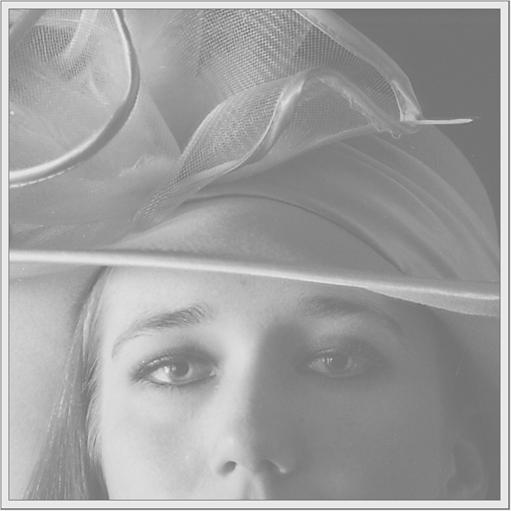
%> input picture mujer.jpg, 511 x 511 px
$ octave practica3.m   (GNU Octave 9; MATLAB toolbox functions it lacks are replaced by stand-ins)
%> lines starting %> are read from the running program, lines starting %| are printed output that depends on the picture
%
woman=imread('mujer.jpg');
%> woman is the input picture: size 511x511 uint8; min 98, max 251, mean 159.8
figure,subplot(3,2,1),subimage(woman),title('Original'),subplot(3,2,2),imhist(woman);


%%%%%%%%%%%%%%%%%%%%
%add and substract
womanAdd=woman+100;
subplot(3,2,3),subimage(womanAdd),title('Add'), subplot(3,2,4),imhist(womanAdd);
womanSubstract=woman-100;
subplot(3,2,5),subimage(womanSubstract),title('Substract'), subplot(3,2,6),imhist(womanSubstract);


%%%%%%%%%%%%%%%%%%%%%%%%%%%%%%
%Multiplication and division
Imul=woman*1.5;
Idiv=woman/2;
figure,subplot(3,2,1),subimage(woman),title('Original'),subplot(3,2,2),imhist(woman);
subplot(3,2,3),subimage(Imul),title('Multiplication'), subplot(3,2,4),imhist(Imul);
subplot(3,2,5),subimage(Idiv),title('Division'), subplot(3,2,6),imhist(Idiv);

%%%%%%%%%%%%%%%%%%%%%%%%%%
%imadjust with strechlim

%stretchlim(woman,TOL) devuelve un par de valores de gris que pueden ser usados
%para imadjust para incrementar el contraste de la image. Si TOL no se da
%se supone que es [0,01 0.99] saturando un 2%
J=imadjust(woman,stretchlim(woman),[]);
figure,subplot(1,2,1),imshow(woman),subplot(1,2,2),imshow(J);


%%%%%%%%%%%%%%%%%%%%%%%%%%
%imadjust for gamma correction

%Stretching: -->imadjust
%   *Los valores inferiores a un cierto umbral se anulan
%   *Los superiores a otro umbral se saturan al maximo
%   *Los valores intermedios se transforman con alguna funcion

%imadjust(woman) mapea los valores de manera que satura %1
%  IMADJUST(woman,[LOW_IN; HIGH_IN],[LOW_OUT; HIGH_OUT]) maps the values
%     in intensity image woman to new values in J such that values between LOW_IN
%     and HIGH_IN map to values between LOW_OUT and HIGH_OUT. Values below
%     LOW_IN and above HIGH_IN are clipped; that is, values below LOW_IN map
%     to LOW_OUT, and those above HIGH_IN map to HIGH_OUT. You can use an
%     empty matrix ([]) for [LOW_IN; HIGH_IN] or for [LOW_OUT; HIGH_OUT] to
%     specify the default of [0 1]. If you omit the argument, [LOW_OUT;
%     HIGH_OUT] defaults to [0 1].
J=imadjust(woman);
K = imadjust(woman,[0.3 0.7],[]); %los valores entre 0.3-0.7 se mapea a 0-1
figure,subplot(2,3,1),imshow(woman),title('Original'),subplot(2,3,2),...
imshow(J),title('Adjust'),subplot(2,3,3), imshow(K),title('Adjust 0.3-0.7'),...
subplot(2,3,4),imhist(woman),subplot(2,3,5),imhist(J),subplot(2,3,6),imhist(K);


%%%%%%%%%%%%%%%%%%%%%%%%%%
%imadjust for substraction (-100)

substractionRatio = 100/255;
K = imadjust(woman,[substractionRatio 1],[0 1-substractionRatio]);
figure,subplot(2,2,1),imshow(woman),title('Original'),...
    subplot(2,2,2), imshow(K),title('Substraction'),...
    subplot(2,2,3),imhist(woman),subplot(2,2,4),imhist(K);


%%%%%%%%%%%%%%%%%%%%%
%Image equalization

%ECUALIZAR-->histeq
%q=histeq(b) se devuelve la imagen con el histograma equalizado
Ieq=histeq(woman);
figure,subplot(2,2,1),imshow(woman),subplot(2,2,2),imhist(woman);
subplot(2,2,3),imshow(Ieq),subplot(2,2,4),imhist(Ieq);


%%%%%%%%%%%%%%%%%%%
%COLOR IMAGES
dance = imread('danza.ppm');
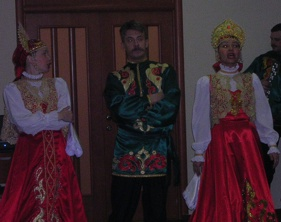
%> input picture danza.ppm, 281 x 222 px
%> dance is the input picture: size 222x281x3 uint8; mean R, G, B 56.8, 37.2, 43.9

%%%%%%%%%%%%%%%
%Equalize RGB
equ=cat(3,histeq(dance(:,:,1)),histeq(dance(:,:,2)),histeq(dance(:,:,3)));
%histograma de equ
f=figure(2); set(f,'Name','Equalized image');
subplot(3,3,1);imshow(dance),title('original RGB');
subplot(3,3,2);imshow(equ),title('Ecualized');
subplot(3,3,4);imshow(equ(:,:,1)),title('Red');
subplot(3,3,5);imshow(equ(:,:,2)),title('Green');
subplot(3,3,6);imshow(equ(:,:,3)),title('Blue');
subplot(3,3,7);imhist(equ(:,:,1)),title('Hist Red');
subplot(3,3,8);imhist(equ(:,:,2)),title('Hist Green');
subplot(3,3,9);imhist(equ(:,:,3)),title('Hist Blue');

%%%%%%%%%%%%%%%
%Equalize HSV
imghsv=rgb2hsv(dance);
%> imghsv: size 222x281x3 double; mean H, S, V 0.673, 0.409, 0.237
equ2=hsv2rgb(cat(3,histeq(imghsv(:,:,1)),histeq(imghsv(:,:,2)),histeq(imghsv(:,:,3) )));
f=figure(5); set(f,'Name','Equalized image');
subplot(3,3,1);imshow(imghsv),title('original HSV');
subplot(3,3,2);imshow(equ2),title('Ecualized');
subplot(3,3,4);imshow(equ2(:,:,1)),title('Red');
subplot(3,3,5);imshow(equ2(:,:,2)),title('Green');
subplot(3,3,6);imshow(equ2(:,:,3)),title('Blue');
subplot(3,3,7);imhist(equ2(:,:,1)),title('Hist Red');
subplot(3,3,8);imhist(equ2(:,:,2)),title('Hist Green');
subplot(3,3,9);imhist(equ2(:,:,3)),title('Hist Blue');


%%%%%%%%%%
%Imadjust for transfer function with Y = 0.75
field = imread('campo.ppm');
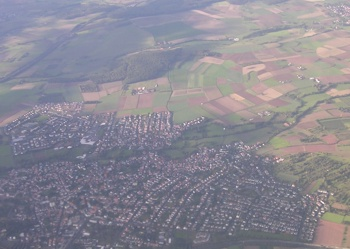
%> input picture campo.ppm, 350 x 249 px
%> field is the input picture: size 249x350x3 uint8; mean R, G, B 139.5, 137.1, 148.1
fieldGray = rgb2gray(field);
mini = 110/255;
maxi = 190/255;
fieldAdj = imadjust(fieldGray,[mini maxi],[]);
palfa = 0.75;
c=1;
Id=im2double(fieldGray);
Ig1=c*(Id.^palfa);
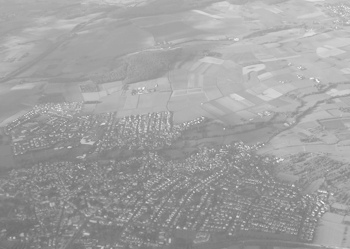
%> Ig1: size 249x350 double; min 0.427, max 0.973, mean 0.633
a=255/(max(max(Ig1))-min(min(Ig1)));
%> a = 466.7
b=255-a*max(max(Ig1));
%> b = -199.3
Iu8=uint8(a*Ig1+b);
Itrun= im2uint8(Ig1);
figure,subplot(2,2,1),imshow(Ig1,[]),subplot(2,2,2),imhist(Iu8),...
  subplot(2,2,3),imshow(Itrun),subplot(2,2,4),imhist(Itrun);

%%%%%%%%%%%%%%%%%%%
%adapthisteq function
womanAdapt = adapthisteq(woman);
figure,subplot(2,2,1),imshow(woman),title('Original'),...
    subplot(2,2,2),imshow(womanAdapt), title('adaptHisteq image'),...
    subplot(2,2,3),imhist(woman), ...
    subplot(2,2,4),imhist(womanAdapt);


%%%%%%%%%%%%%%%%%%%%%%%%%%%%%%%%%%%%%%%%%%%
%Combining techniques to improve an image
landscape = imread('paisaje.jpg');
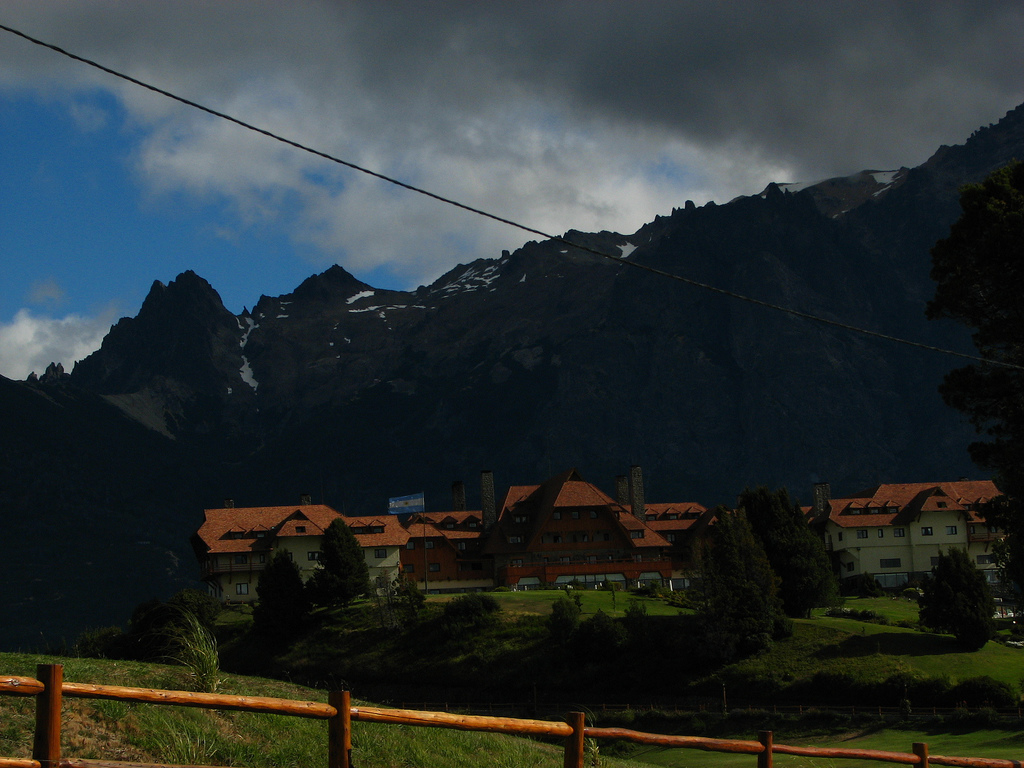
%> input picture paisaje.jpg, 1024 x 768 px
%> landscape is the input picture: size 768x1024x3 uint8; mean R, G, B 42.1, 49.9, 51.1
equ=cat(3,histeq(landscape(:,:,1)),histeq(landscape(:,:,2)),histeq(landscape(:,:,3)));
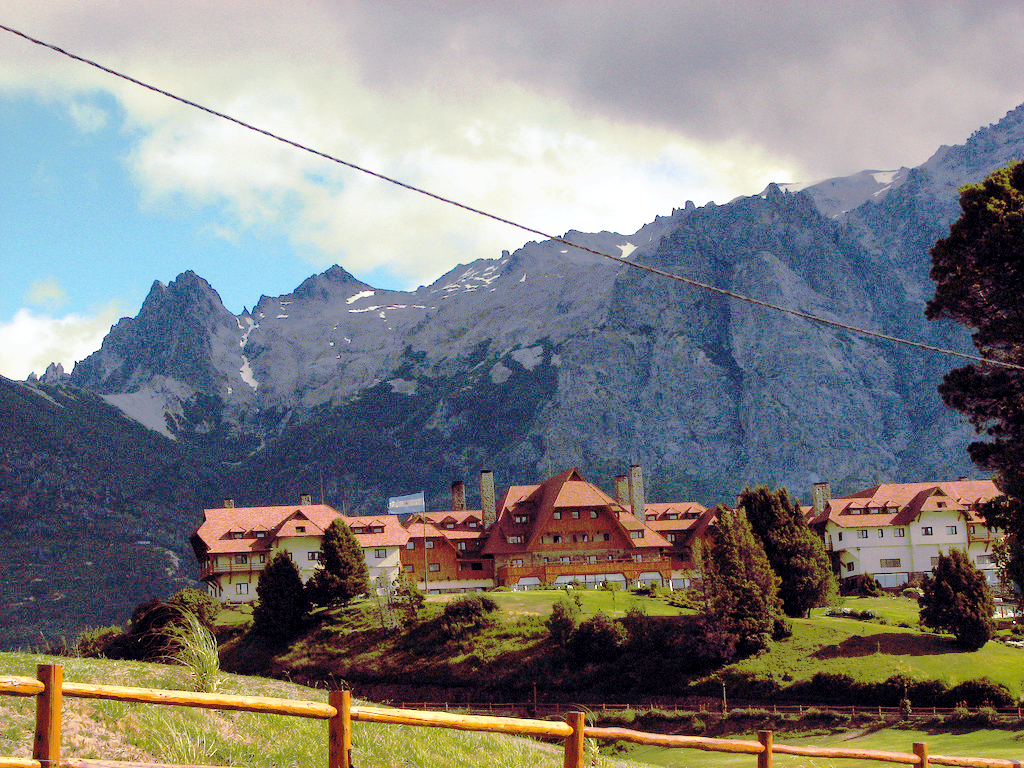
%> equ: size 768x1024x3 uint8; mean R, G, B 128, 127.4, 127.4
figure,subplot(2,3,1),imshow(landscape),title('Original'),...
    subplot(3,3,3),imshow(equ), title('Histeq image'),...
    subplot(3,3,4);imhist(landscape(:,:,1)),title('Red'),...
    subplot(3,3,5);imhist(landscape(:,:,2)),title('Green'),...
    subplot(3,3,6);imhist(landscape(:,:,3)),title('Blue'),...
    subplot(3,3,7);imhist(equ(:,:,1)),title('Hist Red'),...
    subplot(3,3,8);imhist(equ(:,:,2)),title('Hist Green'),...
    subplot(3,3,9);imhist(equ(:,:,3)),title('Hist Blue');
%> after `title('Hist Blue')`:
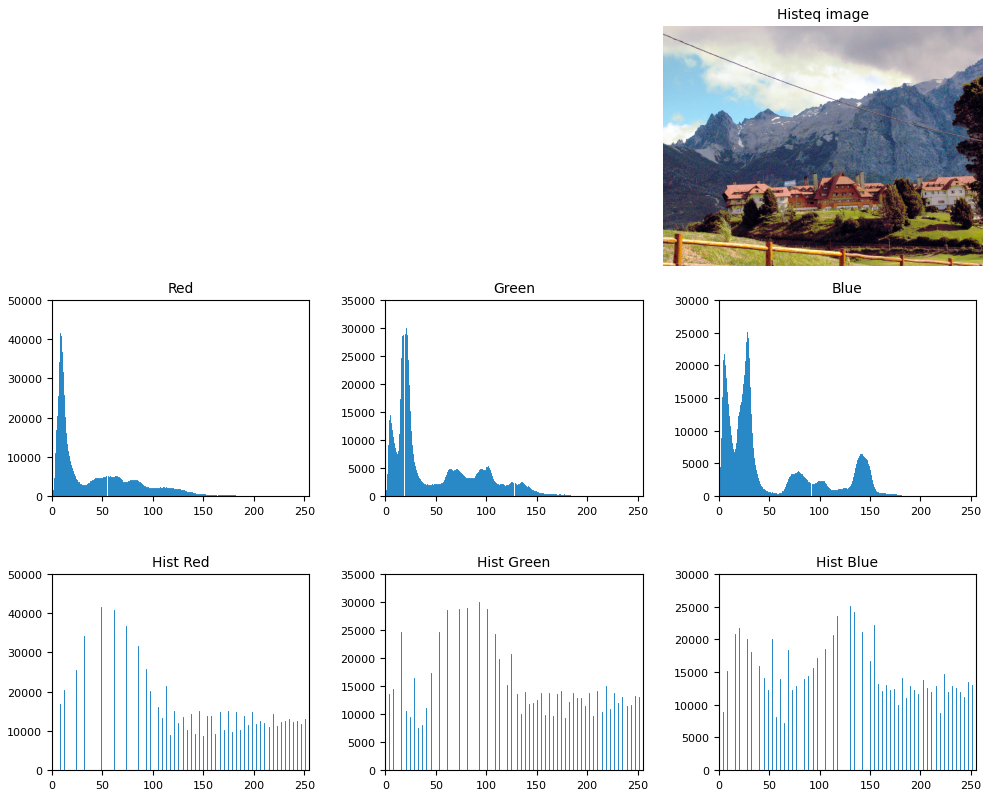
%> figure redrawn from the program's plot data, 7 panels
equSum = imadjust(equ,[0.3 1],[]);
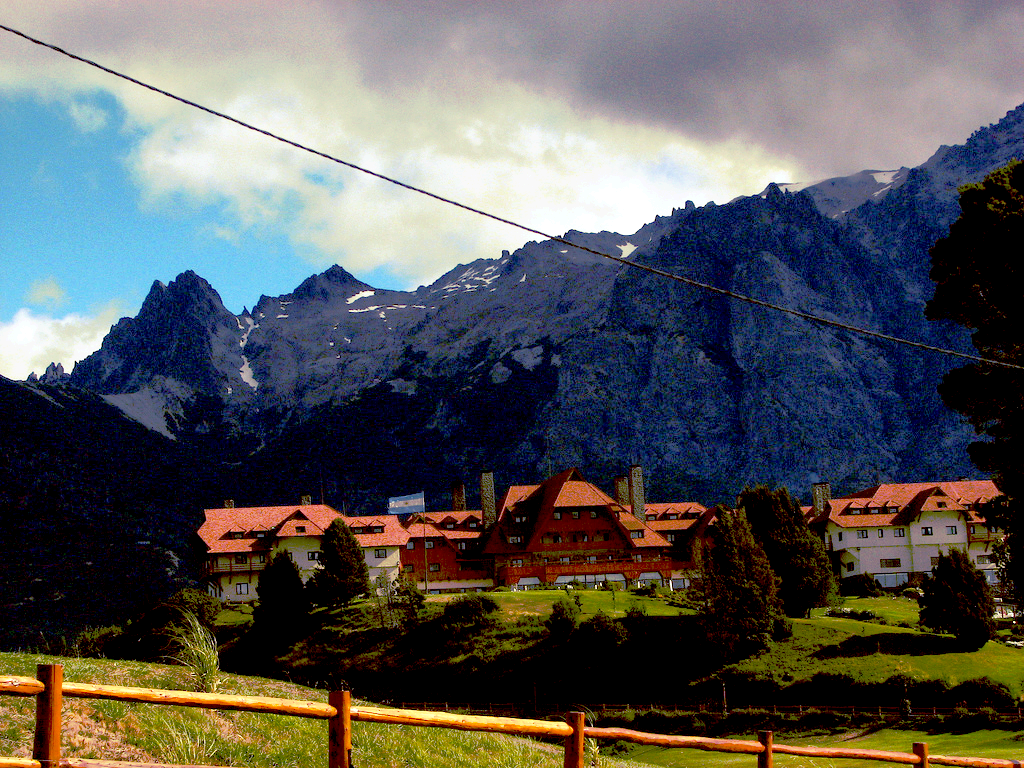
%> equSum: size 768x1024x3 uint8; mean R, G, B 89.2, 89.5, 89.5
figure,subplot(1,3,1),imshow(landscape),title('Original'),...
    subplot(1,3,2),imshow(equ), title('Histeq image'),...
    subplot(1,3,3),imshow(equSum), title('Final image');
